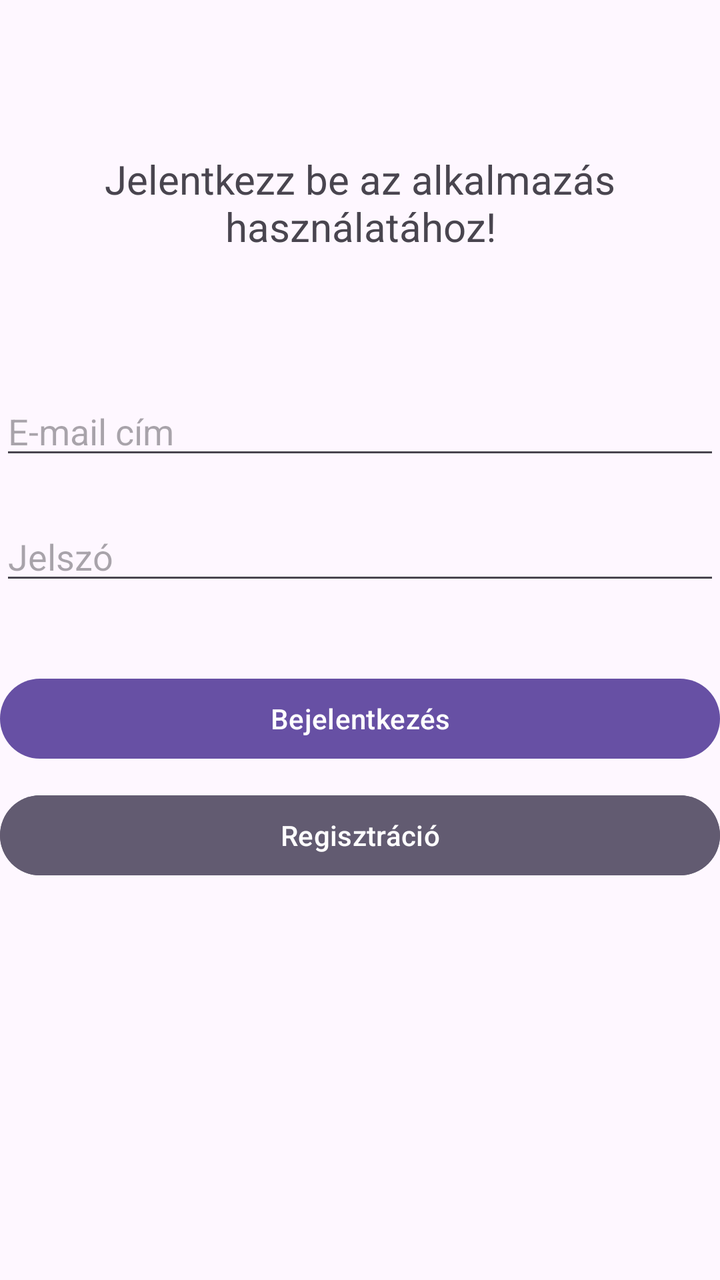
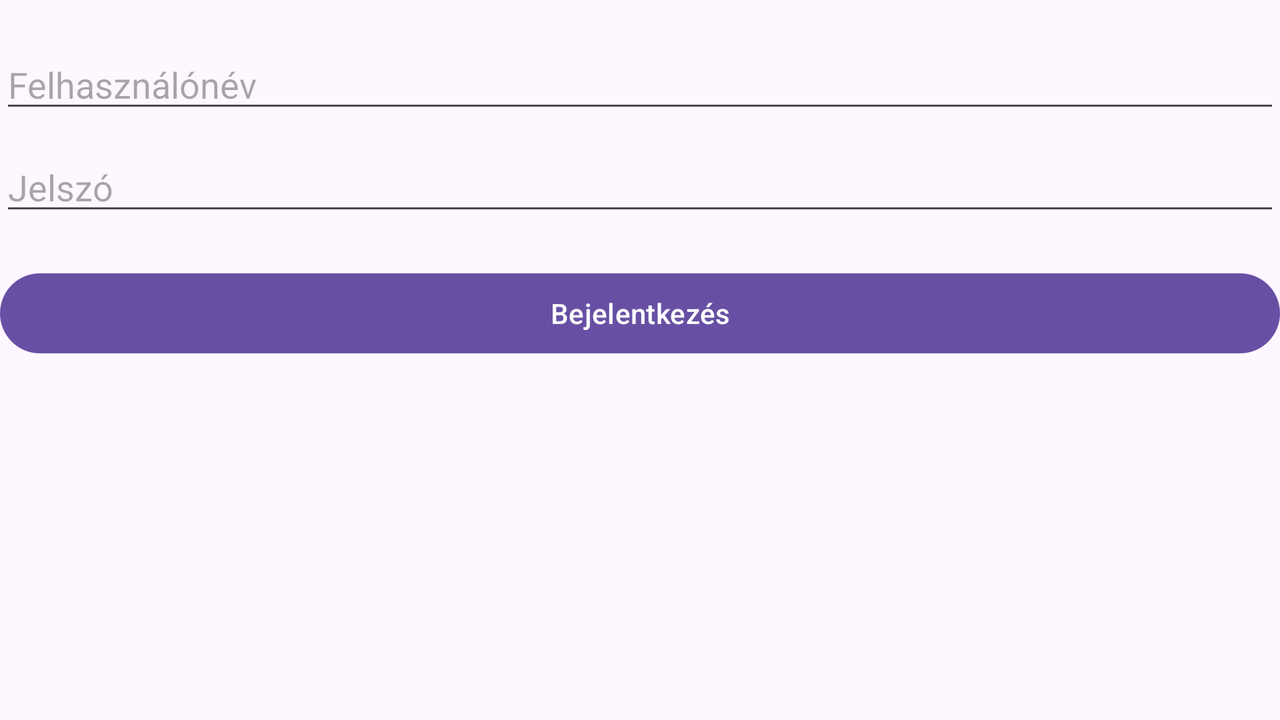

One screen, two layout resources from the same app: the default and the repository's alternative for another configuration. Each is rendered where Android would select it; the XML of both is given below.
<!-- AndroidManifest.xml: application theme Theme.BuszjegyLefoglaló -->
<!-- res/layout/activity_main.xml -->
<?xml version="1.0" encoding="utf-8"?>
<androidx.constraintlayout.widget.ConstraintLayout xmlns:android="http://schemas.android.com/apk/res/android"
    xmlns:app="http://schemas.android.com/apk/res-auto"
    xmlns:tools="http://schemas.android.com/tools"
    android:id="@+id/main"
    android:layout_width="match_parent"
    android:layout_height="match_parent"
    tools:context=".MainActivity">

    <EditText
        android:id="@+id/editTextEmail"
        android:layout_width="match_parent"
        android:layout_height="wrap_content"
        android:ems="10"
        android:hint="@string/email"
        android:inputType="textEmailAddress"
        app:layout_constraintBottom_toBottomOf="parent"
        app:layout_constraintTop_toTopOf="parent"
        app:layout_constraintVertical_bias="0.323"
        tools:layout_editor_absoluteX="-2dp" />

    <EditText
        android:id="@+id/editTextPassword"
        android:layout_width="match_parent"
        android:layout_height="wrap_content"
        android:ems="10"
        android:hint="@string/password"
        android:inputType="textPassword"
        app:layout_constraintBottom_toBottomOf="parent"
        app:layout_constraintTop_toBottomOf="@+id/editTextEmail"
        app:layout_constraintVertical_bias="0.059"
        tools:layout_editor_absoluteX="-2dp" />

    <Button
        android:id="@+id/loginButton"
        android:layout_width="match_parent"
        android:layout_height="wrap_content"
        android:onClick="login"
        android:text="@string/login"
        app:layout_constraintBottom_toBottomOf="parent"
        app:layout_constraintTop_toBottomOf="@+id/editTextPassword"
        app:layout_constraintVertical_bias="0.129"
        tools:layout_editor_absoluteX="0dp" />

    <Button
        android:id="@+id/registerButton"
        android:layout_width="match_parent"
        android:layout_height="wrap_content"
        android:onClick="register"
        android:text="@string/register"
        android:backgroundTint="?attr/colorSecondary"
        android:textColor="?attr/colorOnSecondary"
        app:layout_constraintBottom_toBottomOf="parent"
        app:layout_constraintTop_toBottomOf="@+id/loginButton"
        app:layout_constraintVertical_bias="0.05"
        tools:layout_editor_absoluteX="-16dp" />

    <TextView
        android:id="@+id/textView"
        android:layout_width="0dp"
        android:layout_height="56dp"
        android:layout_marginStart="32dp"
        android:layout_marginTop="32dp"
        android:layout_marginEnd="32dp"
        android:layout_marginBottom="32dp"
        android:text="@string/loginTitle"
        android:textAlignment="center"
        android:textSize="20sp"
        app:layout_constraintBottom_toTopOf="@+id/editTextEmail"
        app:layout_constraintEnd_toEndOf="parent"
        app:layout_constraintHorizontal_bias="0.0"
        app:layout_constraintStart_toStartOf="parent"
        app:layout_constraintTop_toTopOf="parent"
        app:layout_constraintVertical_bias="0.6" />

</androidx.constraintlayout.widget.ConstraintLayout>
<!-- resources referenced by this layout -->
<resources>
  <string name="email">E-mail cím</string>
  <string name="login">Bejelentkezés</string>
  <string name="loginTitle">Jelentkezz be az alkalmazás használatához!</string>
  <string name="password">Jelszó</string>
  <string name="register">Regisztráció</string>
  <style name="Theme.BuszjegyLefoglaló" parent="Base.Theme.BuszjegyLefoglaló" />
  <style name="Base.Theme.BuszjegyLefoglaló" parent="Theme.Material3.DayNight">
          
          
      </style>
</resources>
<!-- res/layout-land/activity_main.xml (the repository's variant of the layout above) -->
<!-- drawn on the phone turned sideways -->
<?xml version="1.0" encoding="utf-8"?>
<LinearLayout xmlns:android="http://schemas.android.com/apk/res/android"
    xmlns:app="http://schemas.android.com/apk/res-auto"
    xmlns:tools="http://schemas.android.com/tools"
    android:id="@+id/main"
    android:layout_width="match_parent"
    android:layout_height="match_parent"
    android:orientation="vertical"
    tools:context=".MainActivity">

    <EditText
        android:id="@+id/editTextUserName"
        android:layout_width="match_parent"
        android:layout_height="wrap_content"
        android:ems="10"
        android:hint="@string/userName"
        android:inputType="text"
        android:layout_marginTop="20dp"
        tools:layout_editor_absoluteX="0dp" />

    <EditText
        android:id="@+id/editTextPassword"
        android:layout_width="match_parent"
        android:layout_height="wrap_content"
        android:ems="10"
        android:hint="@string/password"
        android:inputType="textPassword"
        android:layout_marginTop="10dp"
        tools:layout_editor_absoluteX="0dp" />

    <Button
        android:id="@+id/loginButton"
        android:layout_width="match_parent"
        android:layout_height="wrap_content"
        android:text="@string/login"
        android:onClick="login"
        android:layout_marginTop="20dp"
        app:layout_constraintVertical_bias="0.145" />

</LinearLayout>
<!-- resources referenced by the variant -->
<!-- as the phone turned sideways resolves them -->
<resources>
  <string name="login">Bejelentkezés</string>
  <string name="password">Jelszó</string>
  <string name="userName">Felhasználónév</string>
  <style name="Theme.BuszjegyLefoglaló" parent="Base.Theme.BuszjegyLefoglaló" />
  <style name="Base.Theme.BuszjegyLefoglaló" parent="Theme.Material3.DayNight">
          
          
      </style>
</resources>
